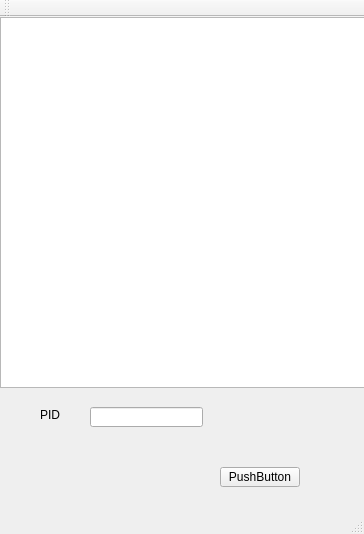
<?xml version="1.0" encoding="UTF-8"?>
<ui version="4.0">
 <class>MainWindow</class>
 <widget class="QMainWindow" name="MainWindow">
  <property name="geometry">
   <rect>
    <x>0</x>
    <y>0</y>
    <width>364</width>
    <height>534</height>
   </rect>
  </property>
  <property name="windowTitle">
   <string>MainWindow</string>
  </property>
  <widget class="QWidget" name="centralWidget">
   <widget class="QPushButton" name="pushButton">
    <property name="geometry">
     <rect>
      <x>220</x>
      <y>450</y>
      <width>80</width>
      <height>20</height>
     </rect>
    </property>
    <property name="text">
     <string>PushButton</string>
    </property>
   </widget>
   <widget class="QListView" name="listView">
    <property name="geometry">
     <rect>
      <x>0</x>
      <y>0</y>
      <width>371</width>
      <height>371</height>
     </rect>
    </property>
   </widget>
   <widget class="QLineEdit" name="lineEdit">
    <property name="geometry">
     <rect>
      <x>90</x>
      <y>390</y>
      <width>113</width>
      <height>20</height>
     </rect>
    </property>
   </widget>
   <widget class="QLabel" name="label">
    <property name="geometry">
     <rect>
      <x>40</x>
      <y>390</y>
      <width>31</width>
      <height>16</height>
     </rect>
    </property>
    <property name="text">
     <string>PID</string>
    </property>
   </widget>
  </widget>
  <widget class="QMenuBar" name="menuBar">
   <property name="geometry">
    <rect>
     <x>0</x>
     <y>0</y>
     <width>364</width>
     <height>22</height>
    </rect>
   </property>
  </widget>
  <widget class="QToolBar" name="mainToolBar">
   <attribute name="toolBarArea">
    <enum>TopToolBarArea</enum>
   </attribute>
   <attribute name="toolBarBreak">
    <bool>false</bool>
   </attribute>
  </widget>
  <widget class="QStatusBar" name="statusBar"/>
 </widget>
 <layoutdefault spacing="6" margin="11"/>
 <resources/>
 <connections/>
</ui>
